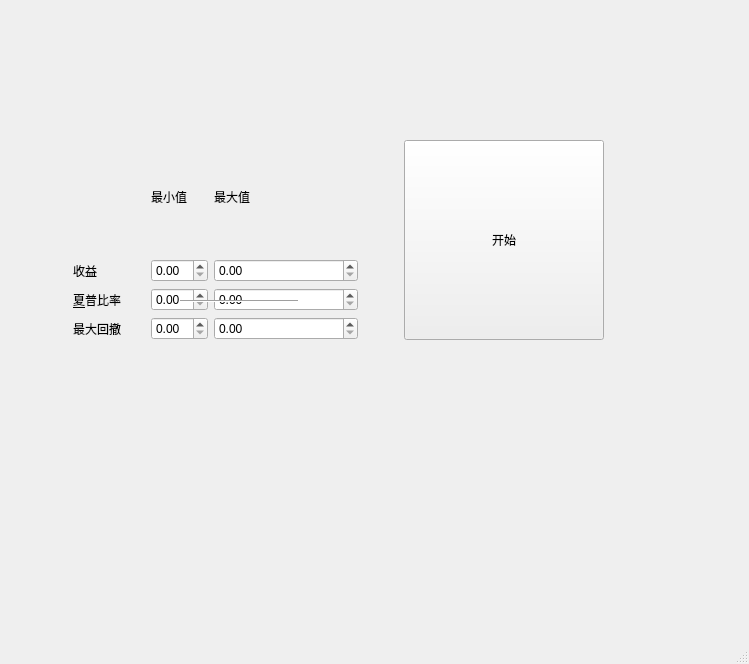
<?xml version="1.0" encoding="UTF-8"?>
<ui version="4.0">
 <class>MainWindow</class>
 <widget class="QMainWindow" name="MainWindow">
  <property name="geometry">
   <rect>
    <x>0</x>
    <y>0</y>
    <width>749</width>
    <height>664</height>
   </rect>
  </property>
  <property name="windowTitle">
   <string>MainWindow</string>
  </property>
  <widget class="QWidget" name="centralwidget">
   <widget class="Line" name="line">
    <property name="geometry">
     <rect>
      <x>180</x>
      <y>300</y>
      <width>118</width>
      <height>3</height>
     </rect>
    </property>
    <property name="orientation">
     <enum>Qt::Horizontal</enum>
    </property>
   </widget>
   <widget class="QWidget" name="">
    <property name="geometry">
     <rect>
      <x>60</x>
      <y>140</y>
      <width>544</width>
      <height>200</height>
     </rect>
    </property>
    <layout class="QHBoxLayout" name="horizontalLayout_2">
     <item>
      <layout class="QVBoxLayout" name="verticalLayout">
       <item>
        <widget class="QLabel" name="label">
         <property name="sizePolicy">
          <sizepolicy hsizetype="Preferred" vsizetype="Preferred">
           <horstretch>0</horstretch>
           <verstretch>0</verstretch>
          </sizepolicy>
         </property>
         <property name="text">
          <string/>
         </property>
        </widget>
       </item>
      </layout>
     </item>
     <item>
      <layout class="QGridLayout" name="gridLayout">
       <item row="1" column="2">
        <widget class="QDoubleSpinBox" name="doubleSpinBox_returns_max"/>
       </item>
       <item row="3" column="1">
        <widget class="QDoubleSpinBox" name="doubleSpinBox_sharp_min"/>
       </item>
       <item row="0" column="1">
        <widget class="QLabel" name="label_2">
         <property name="text">
          <string>最小值</string>
         </property>
        </widget>
       </item>
       <item row="2" column="1">
        <widget class="QDoubleSpinBox" name="doubleSpinBox_maxdrawdown_min"/>
       </item>
       <item row="1" column="1">
        <widget class="QDoubleSpinBox" name="doubleSpinBox_returns_min"/>
       </item>
       <item row="3" column="2">
        <widget class="QDoubleSpinBox" name="doubleSpinBox_sharp_max"/>
       </item>
       <item row="0" column="2">
        <widget class="QLabel" name="label_3">
         <property name="sizePolicy">
          <sizepolicy hsizetype="Preferred" vsizetype="Preferred">
           <horstretch>4</horstretch>
           <verstretch>0</verstretch>
          </sizepolicy>
         </property>
         <property name="text">
          <string>最大值</string>
         </property>
        </widget>
       </item>
       <item row="2" column="2">
        <widget class="QDoubleSpinBox" name="doubleSpinBox_maxdrawdown_max"/>
       </item>
       <item row="2" column="0">
        <widget class="QLabel" name="label_5">
         <property name="sizePolicy">
          <sizepolicy hsizetype="Preferred" vsizetype="Preferred">
           <horstretch>2</horstretch>
           <verstretch>0</verstretch>
          </sizepolicy>
         </property>
         <property name="text">
          <string>&amp;夏普比率</string>
         </property>
         <property name="buddy">
          <cstring>doubleSpinBox_sharp_min</cstring>
         </property>
        </widget>
       </item>
       <item row="1" column="0">
        <widget class="QLabel" name="return_2">
         <property name="sizePolicy">
          <sizepolicy hsizetype="Preferred" vsizetype="Preferred">
           <horstretch>1</horstretch>
           <verstretch>0</verstretch>
          </sizepolicy>
         </property>
         <property name="text">
          <string>收益</string>
         </property>
        </widget>
       </item>
       <item row="3" column="0">
        <widget class="QLabel" name="label_6">
         <property name="sizePolicy">
          <sizepolicy hsizetype="Preferred" vsizetype="Preferred">
           <horstretch>0</horstretch>
           <verstretch>0</verstretch>
          </sizepolicy>
         </property>
         <property name="text">
          <string>最大回撤</string>
         </property>
        </widget>
       </item>
      </layout>
     </item>
     <item>
      <spacer name="horizontalSpacer">
       <property name="orientation">
        <enum>Qt::Horizontal</enum>
       </property>
       <property name="sizeType">
        <enum>QSizePolicy::Preferred</enum>
       </property>
       <property name="sizeHint" stdset="0">
        <size>
         <width>40</width>
         <height>20</height>
        </size>
       </property>
      </spacer>
     </item>
     <item>
      <widget class="QPushButton" name="pushButton">
       <property name="minimumSize">
        <size>
         <width>200</width>
         <height>200</height>
        </size>
       </property>
       <property name="maximumSize">
        <size>
         <width>300</width>
         <height>300</height>
        </size>
       </property>
       <property name="text">
        <string>开始</string>
       </property>
      </widget>
     </item>
    </layout>
   </widget>
   <zorder>pushButton</zorder>
   <zorder>label_2</zorder>
   <zorder>label_3</zorder>
   <zorder>label_5</zorder>
   <zorder>comboBox_5</zorder>
   <zorder>comboBox_6</zorder>
   <zorder>label_6</zorder>
   <zorder>layoutWidget</zorder>
   <zorder>layoutWidget_2</zorder>
   <zorder>label</zorder>
   <zorder>line</zorder>
   <zorder>label_5</zorder>
   <zorder></zorder>
  </widget>
  <widget class="QMenuBar" name="menubar">
   <property name="geometry">
    <rect>
     <x>0</x>
     <y>0</y>
     <width>749</width>
     <height>22</height>
    </rect>
   </property>
  </widget>
  <widget class="QStatusBar" name="statusbar"/>
 </widget>
 <tabstops>
  <tabstop>doubleSpinBox_returns_min</tabstop>
  <tabstop>doubleSpinBox_maxdrawdown_min</tabstop>
  <tabstop>doubleSpinBox_sharp_min</tabstop>
  <tabstop>doubleSpinBox_returns_max</tabstop>
  <tabstop>doubleSpinBox_maxdrawdown_max</tabstop>
  <tabstop>doubleSpinBox_sharp_max</tabstop>
  <tabstop>pushButton</tabstop>
 </tabstops>
 <resources/>
 <connections/>
</ui>
